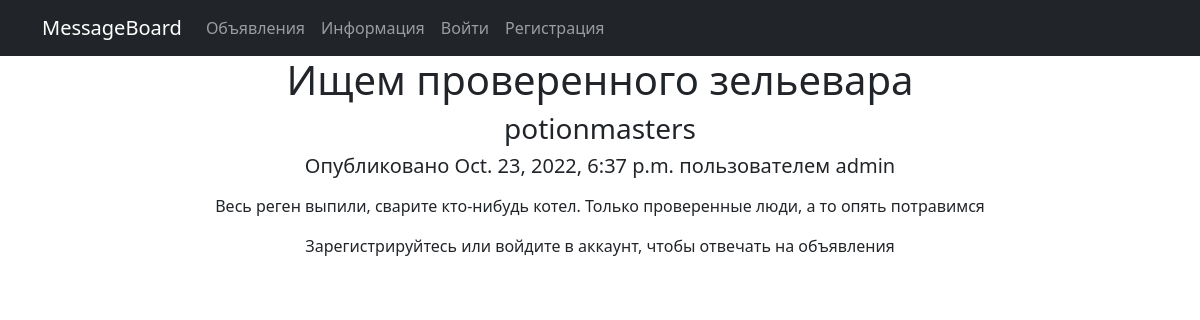
Page /9/ on the committed database.
### board/models.py (models this page shows, shortened)
class Message(models.Model):
    author = models.ForeignKey(User, on_delete=models.CASCADE, blank=True, null=True)
    CATEGORIES = [
        ('tanks', 'Танки'),
        ('healers', 'Хилы'),
        ('dd', 'ДД'),
        ('merchants', 'Торговцы'),
        ('guildmasters', 'Гилдмастеры'),
        ('questgivers', 'Квестгиверы'),
        ('smiths', 'Кузнецы'),
        ('tanners', 'Кожевники'),
        ('potionmasters', 'Зельевары'),
        ('spellmasters', 'Мастера заклинаний'),
    ]
    category = models.CharField(max_length=100, choices=CATEGORIES, default='tanks')
    title = models.CharField(max_length=100, blank=True, null=False)
    content = RichTextUploadingField(blank=True, null=True, extra_plugins=['youtube'])
    post_time = models.DateTimeField(auto_now_add=True)

### board/views.py (the view)
# urls.py: path('<int:pk>/', MessageDetail.as_view(), name='message_detail'),
class MessageDetail(DetailView):
    model = Message
    template_name = 'message.html'
    context_object_name = 'message'

### templates/message.html (shortened to what this page needs)
{% extends 'flatpages/default.html' %}
{% block content %}
<h1>{{ message.title }}</h1>
<h3>{{ message.category }}</h3>
<h5> Опубликовано {{ message.post_time }} пользователем {{ message.author.username }} </h5>
<p>{{ message.content | safe }}</p>
{% if message.author == request.user %}
<button> <a href = {% url 'message_update' message.id %}> Редактировать объявление </a> <br> </button>
<button> <a href = {% url 'message_delete' message.id %}> Удалить объявление </a> <br> </button>
{% elif request.user.username %}
<button> <a href = {% url 'reply' message.id %}> Оставить отклик </a> <br> </button>
{% else%}
<p>Зарегистрируйтесь или войдите в аккаунт, чтобы отвечать на объявления</p>
{% endif %}
{% endblock content %}

### rows in the picture
Message: title "Ищем проверенного зельевара", category "potionmasters", post_time "Oct. 23, 2022, 6:37 p.m.", author.username "admin", content "Весь реген выпили, сварите кто-нибудь котел. Только проверенные люди, а то опять потравимся"
